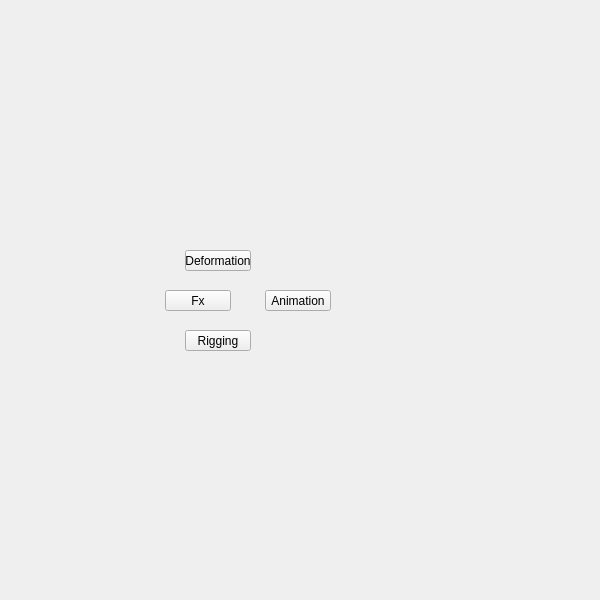
<?xml version="1.0" encoding="UTF-8"?>
<ui version="4.0">
 <class>QtUi</class>
 <widget class="QMainWindow" name="QtUi">
  <property name="enabled">
   <bool>true</bool>
  </property>
  <property name="geometry">
   <rect>
    <x>0</x>
    <y>0</y>
    <width>600</width>
    <height>600</height>
   </rect>
  </property>
  <property name="sizePolicy">
   <sizepolicy hsizetype="Ignored" vsizetype="Ignored">
    <horstretch>0</horstretch>
    <verstretch>0</verstretch>
   </sizepolicy>
  </property>
  <property name="minimumSize">
   <size>
    <width>0</width>
    <height>0</height>
   </size>
  </property>
  <property name="maximumSize">
   <size>
    <width>600</width>
    <height>600</height>
   </size>
  </property>
  <property name="cursor">
   <cursorShape>ArrowCursor</cursorShape>
  </property>
  <property name="windowTitle">
   <string>Toolkit</string>
  </property>
  <property name="whatsThis">
   <string>main</string>
  </property>
  <property name="toolButtonStyle">
   <enum>Qt::ToolButtonIconOnly</enum>
  </property>
  <property name="tabShape">
   <enum>QTabWidget::Triangular</enum>
  </property>
  <property name="dockNestingEnabled">
   <bool>true</bool>
  </property>
  <property name="dockOptions">
   <set>QMainWindow::AllowNestedDocks|QMainWindow::AllowTabbedDocks|QMainWindow::AnimatedDocks|QMainWindow::ForceTabbedDocks</set>
  </property>
  <widget class="QWidget" name="mainWindow">
   <property name="sizePolicy">
    <sizepolicy hsizetype="Ignored" vsizetype="Ignored">
     <horstretch>0</horstretch>
     <verstretch>0</verstretch>
    </sizepolicy>
   </property>
   <widget class="QPushButton" name="i013">
    <property name="geometry">
     <rect>
      <x>265</x>
      <y>290</y>
      <width>66</width>
      <height>21</height>
     </rect>
    </property>
    <property name="minimumSize">
     <size>
      <width>0</width>
      <height>21</height>
     </size>
    </property>
    <property name="maximumSize">
     <size>
      <width>16777215</width>
      <height>21</height>
     </size>
    </property>
    <property name="whatsThis">
     <string>animation</string>
    </property>
    <property name="text">
     <string>Animation</string>
    </property>
   </widget>
   <widget class="QPushButton" name="i024">
    <property name="geometry">
     <rect>
      <x>165</x>
      <y>290</y>
      <width>66</width>
      <height>21</height>
     </rect>
    </property>
    <property name="minimumSize">
     <size>
      <width>0</width>
      <height>21</height>
     </size>
    </property>
    <property name="maximumSize">
     <size>
      <width>16777215</width>
      <height>21</height>
     </size>
    </property>
    <property name="whatsThis">
     <string>fx</string>
    </property>
    <property name="text">
     <string>Fx</string>
    </property>
   </widget>
   <widget class="QPushButton" name="v020">
    <property name="geometry">
     <rect>
      <x>185</x>
      <y>250</y>
      <width>66</width>
      <height>21</height>
     </rect>
    </property>
    <property name="minimumSize">
     <size>
      <width>0</width>
      <height>21</height>
     </size>
    </property>
    <property name="maximumSize">
     <size>
      <width>16777215</width>
      <height>21</height>
     </size>
    </property>
    <property name="toolTip">
     <string/>
    </property>
    <property name="whatsThis">
     <string>deformation</string>
    </property>
    <property name="text">
     <string>Deformation</string>
    </property>
   </widget>
   <widget class="QPushButton" name="i016">
    <property name="geometry">
     <rect>
      <x>185</x>
      <y>330</y>
      <width>66</width>
      <height>21</height>
     </rect>
    </property>
    <property name="minimumSize">
     <size>
      <width>0</width>
      <height>21</height>
     </size>
    </property>
    <property name="maximumSize">
     <size>
      <width>16777215</width>
      <height>21</height>
     </size>
    </property>
    <property name="whatsThis">
     <string>rigging</string>
    </property>
    <property name="text">
     <string>Rigging</string>
    </property>
   </widget>
  </widget>
 </widget>
 <resources/>
 <connections/>
 <designerdata>
  <property name="gridDeltaX">
   <number>5</number>
  </property>
  <property name="gridDeltaY">
   <number>10</number>
  </property>
  <property name="gridSnapX">
   <bool>true</bool>
  </property>
  <property name="gridSnapY">
   <bool>true</bool>
  </property>
  <property name="gridVisible">
   <bool>true</bool>
  </property>
 </designerdata>
</ui>
